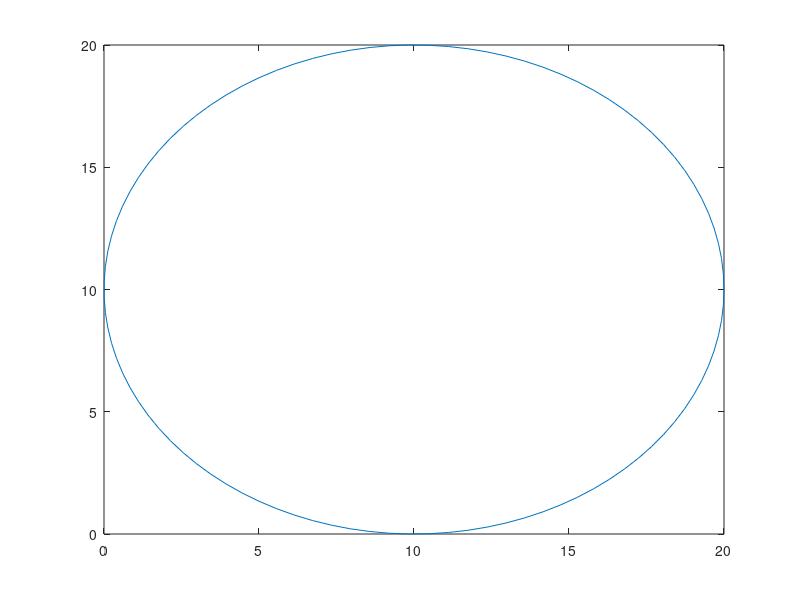

MATLAB code to generate this figure:
r = 10;
x = 10;
y = 10;
t = linspace(0,2*pi,100)'; 
circsx = r.*cos(t) + x; 
circsy = r.*sin(t) + y; 
plot(circsx,circsy);
